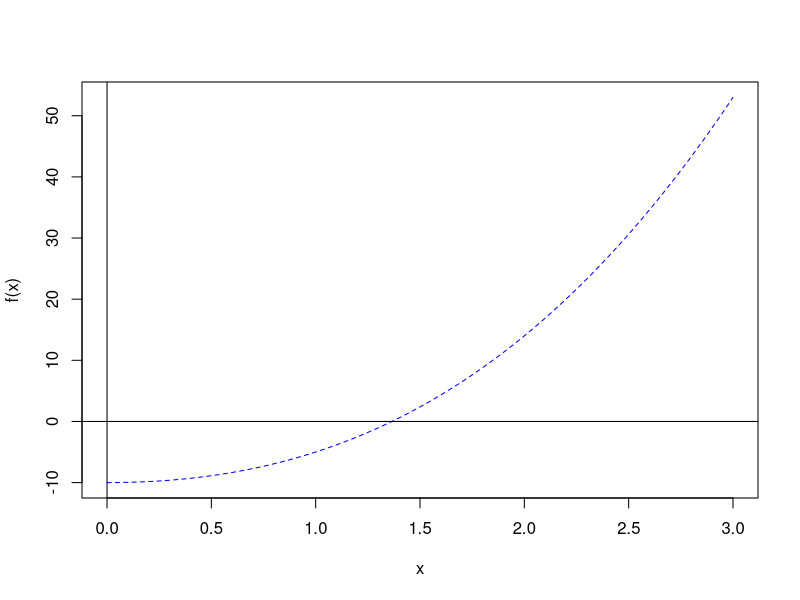

This figure's R source: (Note: this script raises an error after producing the figure.)
## ---- chunk 1
f <- function(x) {
  x^3 + 4 * x^2 - 10
}


curve(f, xlim=c(0,3), col='blue', lwd=1, lty=2)
abline(h=0)
abline(v=0)

curve(f1)
## ---- chunk 2
bisection(f, 1, 2)

## ---- chunk 3
fp <- Deriv(f)
fp

## ---- chunk 4
newton(f, fp, 1.5)

## ---- chunk 5
f <- function(x) {
  sqrt(x)-cos(x)
}

curve(f, xlim=c(0,2))
abline(h=0)
abline(v=0)

## ---- chunk 6

## ---- chunk 7

